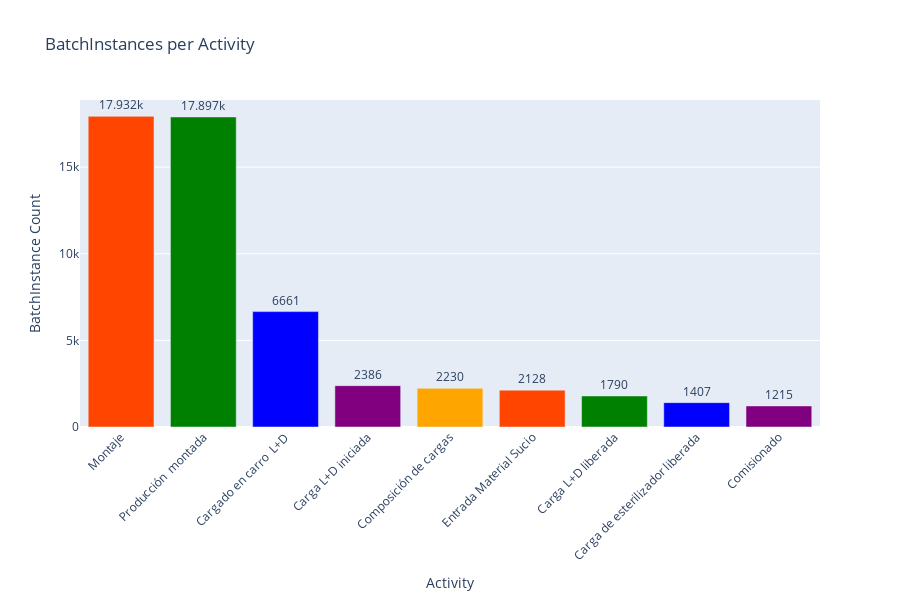

Notebook source saved alongside this figure:
### Markdown cell above
##### Batch Frequency per Activity
+ consider size of the batches

### Code cell
cypher_batches_per_activity = """
    MATCH (n:BatchInstance)
    RETURN n.activity as activity, count(n) AS batch_count
    ORDER BY batch_count DESC
"""


def batches_per_activity(uri, username, password, cypher_batches_per_activity):
    driver = GraphDatabase.driver(uri, auth=(username, password))
    with driver.session() as session:
        result = session.run(cypher_batches_per_activity)
        data = result.data()
        return data
    
results_batches_per_activity = batches_per_activity(uri, username, password, cypher_batches_per_activity)

activity = [str(row['activity']) for row in results_batches_per_activity]
batch_counts = [row['batch_count'] for row in results_batches_per_activity]

fig = px.bar(x=activity, y=batch_counts, title='BatchInstances per Activity', labels={'x':'Activity', 'y':'BatchInstance Count'}, color=activity, color_discrete_sequence=['orangered', 'green', 'blue', 'purple', 'orange'])

fig.update_layout(
    xaxis_tickangle=-45,
    xaxis_tickfont_size=12,
    yaxis_title='BatchInstance Count',
    xaxis_title='Activity',
    uniformtext_minsize=7,
    uniformtext_mode='hide',
    width=900, 
    height=600,
    showlegend=False
)

fig.update_traces(texttemplate='%{y}', textposition='outside')

fig.show()

#pio.write_image(fig, 'BatchInstances_per_Activity.png', width=800, height=600, scale=3)

### Figure 1 — Plotly figure (JSON) as saved in the notebook; plotly's stock layout.template omitted (floating-point values rounded to 4 significant figures)
{"data": [{"alignmentgroup": "True", "hovertemplate": "color=Montaje<br>Activity=%{x}<br>BatchInstance Count=%{y}<extra></extra>", "legendgroup": "Montaje", "marker": {"color": "orangered", "pattern": {"shape": ""}}, "name": "Montaje", "offsetgroup": "Montaje", "orientation": "v", "showlegend": true, "textposition": "outside", "texttemplate": "%{y}", "type": "bar", "x": ["Montaje"], "xaxis": "x", "y": [17932], "yaxis": "y"}, {"alignmentgroup": "True", "hovertemplate": "color=Producción  montada<br>Activity=%{x}<br>BatchInstance Count=%{y}<extra></extra>", "legendgroup": "Producción  montada", "marker": {"color": "green", "pattern": {"shape": ""}}, "name": "Producción  montada", "offsetgroup": "Producción  montada", "orientation": "v", "showlegend": true, "textposition": "outside", "texttemplate": "%{y}", "type": "bar", "x": ["Producción  montada"], "xaxis": "x", "y": [17897], "yaxis": "y"}, {"alignmentgroup": "True", "hovertemplate": "color=Cargado en carro  L+D<br>Activity=%{x}<br>BatchInstance Count=%{y}<extra></extra>", "legendgroup": "Cargado en carro  L+D", "marker": {"color": "blue", "pattern": {"shape": ""}}, "name": "Cargado en carro  L+D", "offsetgroup": "Cargado en carro  L+D", "orientation": "v", "showlegend": true, "textposition": "outside", "texttemplate": "%{y}", "type": "bar", "x": ["Cargado en carro  L+D"], "xaxis": "x", "y": [6661], "yaxis": "y"}, {"alignmentgroup": "True", "hovertemplate": "color=Carga L+D iniciada<br>Activity=%{x}<br>BatchInstance Count=%{y}<extra></extra>", "legendgroup": "Carga L+D iniciada", "marker": {"color": "purple", "pattern": {"shape": ""}}, "name": "Carga L+D iniciada", "offsetgroup": "Carga L+D iniciada", "orientation": "v", "showlegend": true, "textposition": "outside", "texttemplate": "%{y}", "type": "bar", "x": ["Carga L+D iniciada"], "xaxis": "x", "y": [2386], "yaxis": "y"}, {"alignmentgroup": "True", "hovertemplate": "color=Composición de cargas<br>Activity=%{x}<br>BatchInstance Count=%{y}<extra></extra>", "legendgroup": "Composición de cargas", "marker": {"color": "orange", "pattern": {"shape": ""}}, "name": "Composición de cargas", "offsetgroup": "Composición de cargas", "orientation": "v", "showlegend": true, "textposition": "outside", "texttemplate": "%{y}", "type": "bar", "x": ["Composición de cargas"], "xaxis": "x", "y": [2230], "yaxis": "y"}, {"alignmentgroup": "True", "hovertemplate": "color=Entrada Material Sucio<br>Activity=%{x}<br>BatchInstance Count=%{y}<extra></extra>", "legendgroup": "Entrada Material Sucio", "marker": {"color": "orangered", "pattern": {"shape": ""}}, "name": "Entrada Material Sucio", "offsetgroup": "Entrada Material Sucio", "orientation": "v", "showlegend": true, "textposition": "outside", "texttemplate": "%{y}", "type": "bar", "x": ["Entrada Material Sucio"], "xaxis": "x", "y": [2128], "yaxis": "y"}, {"alignmentgroup": "True", "hovertemplate": "color=Carga L+D liberada<br>Activity=%{x}<br>BatchInstance Count=%{y}<extra></extra>", "legendgroup": "Carga L+D liberada", "marker": {"color": "green", "pattern": {"shape": ""}}, "name": "Carga L+D liberada", "offsetgroup": "Carga L+D liberada", "orientation": "v", "showlegend": true, "textposition": "outside", "texttemplate": "%{y}", "type": "bar", "x": ["Carga L+D liberada"], "xaxis": "x", "y": [1790], "yaxis": "y"}, {"alignmentgroup": "True", "hovertemplate": "color=Carga de esterilizador liberada<br>Activity=%{x}<br>BatchInstance Count=%{y}<extra></extra>", "legendgroup": "Carga de esterilizador liberada", "marker": {"color": "blue", "pattern": {"shape": ""}}, "name": "Carga de esterilizador liberada", "offsetgroup": "Carga de esterilizador liberada", "orientation": "v", "showlegend": true, "textposition": "outside", "texttemplate": "%{y}", "type": "bar", "x": ["Carga de esterilizador liberada"], "xaxis": "x", "y": [1407], "yaxis": "y"}, {"alignmentgroup": "True", "hovertemplate": "color=Comisionado<br>Activity=%{x}<br>BatchInstance Count=%{y}<extra></extra>", "legendgroup": "Comisionado", "marker": {"color": "purple", "pattern": {"shape": ""}}, "name": "Comisionado", "offsetgroup": "Comisionado", "orientation": "v", "showlegend": true, "textposition": "outside", "texttemplate": "%{y}", "type": "bar", "x": ["Comisionado"], "xaxis": "x", "y": [1215], "yaxis": "y"}], "layout": {"barmode": "relative", "height": 600, "legend": {"title": {"text": "color"}, "tracegroupgap": 0}, "showlegend": false, "title": {"text": "BatchInstances per Activity"}, "uniformtext": {"minsize": 7, "mode": "hide"}, "width": 900, "xaxis": {"anchor": "y", "domain": [0, 1], "tickangle": -45, "tickfont": {"size": 12}, "title": {"text": "Activity"}}, "yaxis": {"anchor": "x", "domain": [0, 1], "title": {"text": "BatchInstance Count"}}}}
